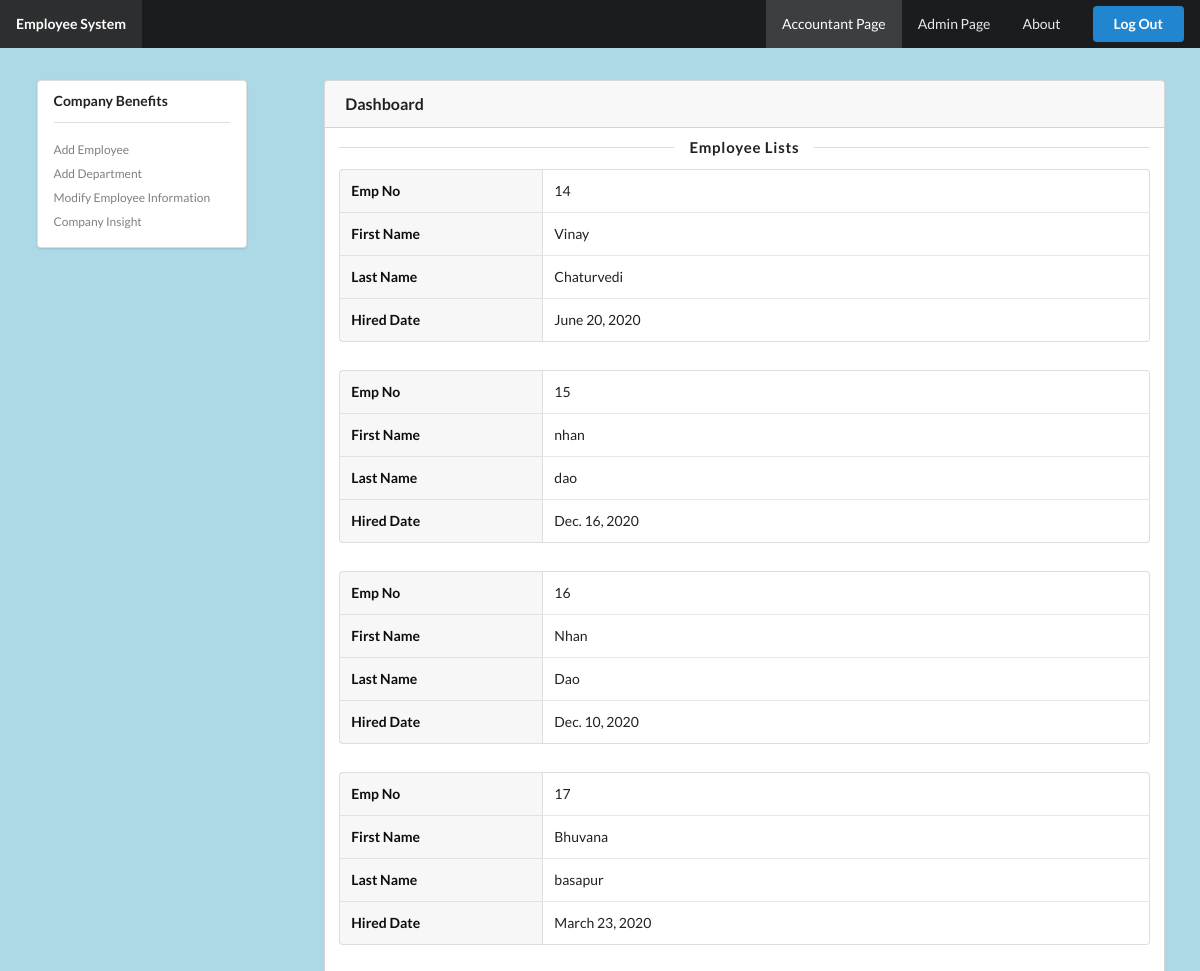
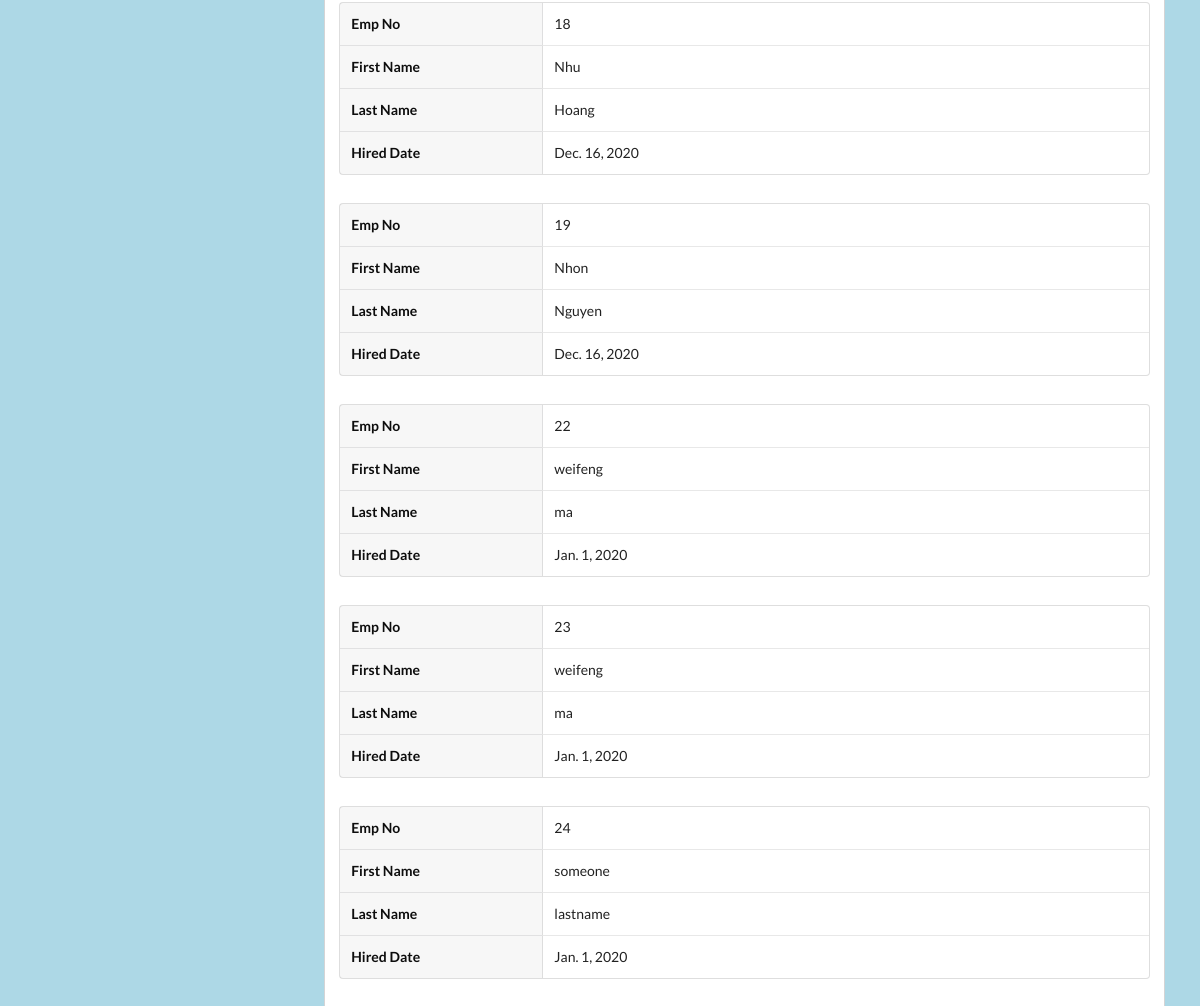
The app's page /accountant_page/index/ (signed in) with its own data (2 pictures, top to bottom).
### employee_page/models.py (models this page shows)
class Employees(models.Model):
    class Meta:
        db_table = "employee"
    emp_no = models.AutoField(primary_key=True)
    birth_date = models.DateField()
    first_name = models.CharField(max_length=14)
    last_name = models.CharField(max_length=16)
    gender = models.CharField(max_length=1)
    hire_date = models.DateField()

### accountant_page/views.py (the view)
# urls.py: path('index/', views.index, name='index'),
def index(request):
     employees = Employees.objects.all()
     variables = { 'current_page': 'accountant_page', 'employees': employees }
     return render(request, 'accountant.html', variables)

### templates/accountant_temp/accountant.html (shortened to what this page needs)
{% extends "main_menu/main_menu.html"%}
    {% block body_block %}
    <div class="ui centered grid stackable container">
        <div class="column">
            <div class="ui grid">
                <div class="four wide column">
                    <div class="ui vertical menu">
                        <div class="item">
                            <div class="header">Company Benefits</div>
                            <div class="ui clearing divider"></div>
                            <div class="menu">
                                <a class="item" href="{% url 'accountant_page:add_employee' %}">Add Employee</a>
                                <a class="item" href="{% url 'accountant_page:add_department' %}">Add Department</a>
                                <a class="item" href="{% url 'accountant_page:update_employee' %}">Modify Employee Information</a>
                                <a class="item" href="{% url 'accountant_page:admin_insight' %}">Company Insight</a>
                            </div>
                        </div>
                    </div>
                </div>
                <div class="twelve wide column">
                    <div class="ui attached message">
                        <div class="header">Dashboard</div>
                    </div>
                    <div class="ui form attached fluid segment">
                        <h4 class="ui horizontal divider header">
                            </i>Employee Lists
                        </h4>
                        {% for employee in employees %}
                        <table class="ui definition table">
                            <tbody>
                                <tr>
                                    <td class="four wide column">Emp No</td>
                                    <td>{{ employee.emp_no}}</td>
                                </tr>
                                <tr>
                                    <td class="four wide column">First Name</td>
                                    <td>{{ employee.first_name }}</td>
                                </tr>
                                <tr>
                                    <td class="four wide column">Last Name</td>
                                    <td>{{ employee.last_name }}</td>
                                </tr>
                                <tr>
                                    <td class="four wide column">Hired Date</td>
                                    <td>{{ employee.hire_date }}</td>
                                </tr>
                            </tbody>
                        </table>
                        <div class="extra">
                            <div class="ui grid">
                                <div class="six wide column"></div>
                                <div class="four wide column"></div>
                                <div class="six wide column"></div>
                            </div>
                        </div>
                        {% endfor %}
                    </div>
                </div>
            </div>
        </div>
    </div
    {% endblock %}

### statics/style.css (style rules this page uses)
body { background-color: lightblue !important; }

### records on screen
Employees: emp_no "14", first_name "Vinay", last_name "Chaturvedi", hire_date "June 20, 2020"
Employees: emp_no "15", first_name "nhan", last_name "dao", hire_date "Dec. 16, 2020"
Employees: emp_no "16", first_name "Nhan", last_name "Dao", hire_date "Dec. 10, 2020"
Employees: emp_no "17", first_name "Bhuvana", last_name "basapur", hire_date "March 23, 2020"
Employees: emp_no "18", first_name "Nhu", last_name "Hoang", hire_date "Dec. 16, 2020"
Employees: emp_no "19", first_name "Nhon", last_name "Nguyen", hire_date "Dec. 16, 2020"
Employees: emp_no "22", first_name "weifeng", last_name "ma", hire_date "Jan. 1, 2020"
Employees: emp_no "23", first_name "weifeng", last_name "ma", hire_date "Jan. 1, 2020"
Employees: emp_no "24", first_name "someone", last_name "lastname", hire_date "Jan. 1, 2020"
